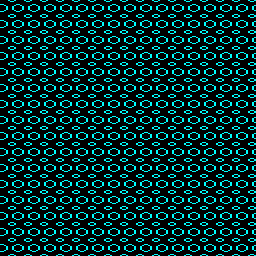

A level layout from a 2D game, rendered from its tile map. Below: a short description, then the map file with its tile-grid data intact:
An orthogonal 16x16 tile map with 16x16 px tiles, 1 tile layer (Tile Layer 1).

<map version="1.8" tiledversion="1.8.2" orientation="orthogonal" renderorder="right-down" width="16" height="16" tilewidth="16" tileheight="16" infinite="0" backgroundcolor="#00ffff" nextlayerid="4" nextobjectid="9">
 <tileset firstgid="1" source="../../tiled/porthole.tsx" />
 <layer id="1" name="Tile Layer 1" width="16" height="16">
  <data encoding="csv">
54,54,54,54,54,54,54,54,54,54,54,54,54,54,54,54,
54,54,54,54,54,54,54,54,54,54,54,54,54,54,54,54,
54,54,54,54,54,54,54,54,54,54,54,54,54,54,54,54,
54,54,54,54,54,54,54,54,54,54,54,54,54,54,54,54,
54,54,54,54,54,54,54,54,54,54,54,54,54,54,54,54,
54,54,54,54,54,54,54,54,54,54,54,54,54,54,54,54,
54,54,54,54,54,54,54,54,54,54,54,54,54,54,54,54,
54,54,54,54,54,54,54,54,54,54,54,54,54,54,54,54,
54,54,54,54,54,54,54,54,54,54,54,54,54,54,54,54,
54,54,54,54,54,54,54,54,54,54,54,54,54,54,54,54,
54,54,54,54,54,54,54,54,54,54,54,54,54,54,54,54,
54,54,54,54,54,54,54,54,54,54,54,54,54,54,54,54,
54,54,54,54,54,54,54,54,54,54,54,54,54,54,54,54,
54,54,54,54,54,54,54,54,54,54,54,54,54,54,54,54,
54,54,54,54,54,54,54,54,54,54,54,54,54,54,54,54,
54,54,54,54,54,54,54,54,54,54,54,54,54,54,54,54
</data>
 </layer>
 <objectgroup id="2" name="objects" />
 <objectgroup id="3" name="meta" />
</map>
